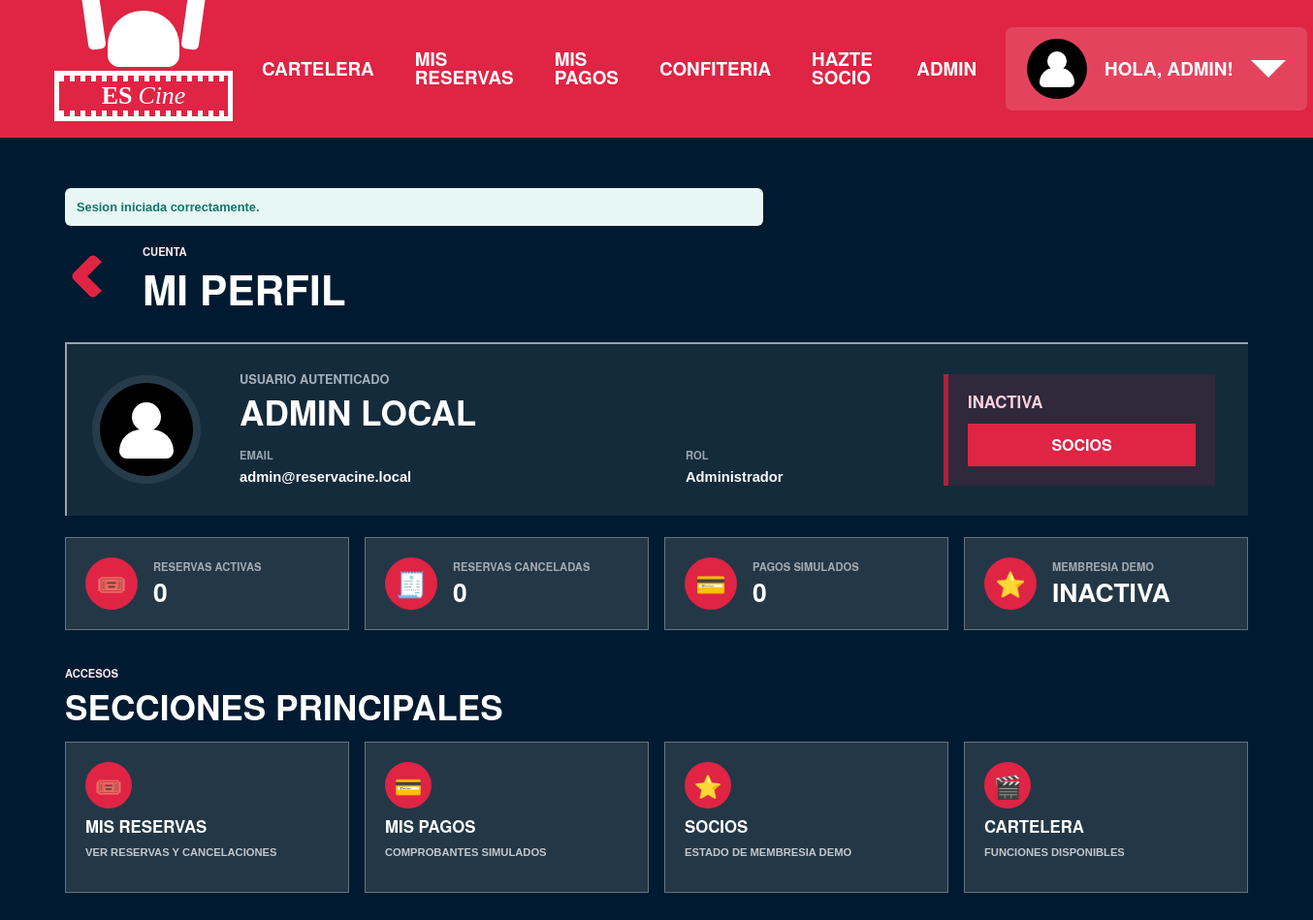
Screenshot of /index.php?page=profile (signed in) with the database file from the repository.
### tables this page shows
CREATE TABLE IF NOT EXISTS users (
    id INT UNSIGNED AUTO_INCREMENT PRIMARY KEY,
    name VARCHAR(120) NOT NULL,
    email VARCHAR(180) NOT NULL,
    password_hash VARCHAR(255) NOT NULL,
    role ENUM('admin', 'user') NOT NULL DEFAULT 'user',
    created_at TIMESTAMP NOT NULL DEFAULT CURRENT_TIMESTAMP,
    UNIQUE KEY uq_users_email (email),
    KEY idx_users_role (role),
    KEY idx_users_created_at (created_at)
);

### app/controllers/AuthController.php (called while the page is built, shortened)
<?php
require_once __DIR__ . '/../helpers/auth.php';
require_once __DIR__ . '/../helpers/security.php';
require_once __DIR__ . '/../models/Payment.php';
require_once __DIR__ . '/../models/Reservation.php';
require_once __DIR__ . '/../models/User.php';
require_once __DIR__ . '/../models/UserMembership.php';
function profile_role_label(string $role): string
{
    return match ($role) {
        'admin' => 'Administrador',
        'user' => 'Usuario',
        default => 'Sin rol',
    };
}
function member_demo_state_for_user_id(int $userId): array
{
    $state = [
        'membership' => null,
        'is_active' => false,
        'load_error' => false,
        'source' => 'db',
    ];
    try {
        $membership = user_membership_find_current($userId, USER_MEMBERSHIP_PLAN_DEMO);
        $state['membership'] = $membership;
        $state['is_active'] = user_membership_row_is_active($membership);
    } catch (Throwable $exception) {
        error_log($exception->getMessage());
        $state['load_error'] = true;
        $state['source'] = 'session';
        $state['is_active'] = is_member_demo_active();
    }
    return $state;
}
function member_demo_state_for_user(?array $user): array
{
    return member_demo_state_for_user_id((int) ($user['id'] ?? 0));
}
function member_demo_status_label(array $state): string
{
    $membership = is_array($state['membership'] ?? null) ? $state['membership'] : null;
    $status = (string) ($membership['status'] ?? '');
    return match ($status) {
        USER_MEMBERSHIP_STATUS_CANCELLED => 'Cancelada',
        USER_MEMBERSHIP_STATUS_EXPIRED => 'Expirada',
        USER_MEMBERSHIP_STATUS_ACTIVE => 'Expirada',
        default => 'Inactiva',
    };
}
function render_profile(): void
{
    $user = current_user();
    $profileUser = $user ?? [];
    $userId = (int) ($profileUser['id'] ?? 0);
    $messages = flash_get();
    $reservationSummary = null;
    $paymentCount = null;
    $reservationSummaryLoadError = false;
    $paymentSummaryLoadError = false;
    try {
        $freshUser = user_find_by_id($userId);
        if ($freshUser !== null) {
            $profileUser = $freshUser;
        }
    } catch (Throwable $exception) {
        error_log($exception->getMessage());
        $profileUserLoadError = true;
    }
    try {
        $reservationSummary = reservation_user_profile_summary($userId);
    } catch (Throwable $exception) {
        error_log($exception->getMessage());
        $reservationSummaryLoadError = true;
    }
    try {
        $paymentCount = payment_simulated_count_for_user($userId);
    } catch (Throwable $exception) {
        error_log($exception->getMessage());
        $paymentSummaryLoadError = true;
    }
    $memberDemoState = member_demo_state_for_user($profileUser);
    $memberDemoActive = (bool) ($memberDemoState['is_active'] ?? false);
    $memberDemoStatusLabel = member_demo_status_label($memberDemoState);
    $profileRoleLabel = profile_role_label((string) ($profileUser['role'] ?? ''));
    require __DIR__ . '/../views/profile.php';
}

### app/helpers/security.php (called while the page is built, shortened)
<?php
if (!function_exists('e')) {
    function e(mixed $value): string
    {
        return htmlspecialchars((string) $value, ENT_QUOTES | ENT_SUBSTITUTE, 'UTF-8');
    }
}

### app/helpers/auth.php (called while the page is built, shortened)
<?php
require_once __DIR__ . '/session.php';
function current_user(): ?array
{
    $user = $_SESSION[AUTH_SESSION_KEY] ?? null;
    return is_array($user) ? $user : null;
}

### app/helpers/database.php (called while the page is built, shortened)
<?php
function db_config(): array
{
    static $config = null;
    if ($config === null) {
        $loaded = require __DIR__ . '/../../config/database.php';
        $config = $loaded;
    }
    return $config;
}
function db_dsn(?array $config = null): string
{
    $config ??= db_config();
    return sprintf(
        'mysql:host=%s;dbname=%s;charset=%s',
        $config['host'],
        $config['database'],
        $config['charset'] ?? 'utf8mb4'
    );
}
function db(): PDO
{
    static $pdo = null;
    if ($pdo === null) {
        $config = db_config();
        $pdo = new PDO(
            db_dsn($config),
            $config['username'],
            $config['password'],
            $config['options'] ?? []
        );
    }
    return $pdo;
}
function db_fetch_one(string $sql, array $params = []): ?array
{
    $statement = db()->prepare($sql);
    $statement->execute($params);
    $row = $statement->fetch();
    return $row === false ? null : $row;
}

### app/models/User.php (called while the page is built, shortened)
<?php
require_once __DIR__ . '/../helpers/database.php';
function user_find_by_id(int $id): ?array
{
    return db_fetch_one(
        'SELECT id, name, email, role
         FROM users
         WHERE id = :id
         LIMIT 1',
        ['id' => $id]
    );
}

### app/helpers/session.php (called while the page is built, shortened)
<?php
function flash_get(): array
{
    $messages = $_SESSION['_flash'] ?? [];
    return is_array($messages) ? $messages : [];
}

### app/models/UserMembership.php (called while the page is built, shortened)
<?php
require_once __DIR__ . '/../helpers/database.php';
function user_membership_find_current(int $userId, string $planCode = USER_MEMBERSHIP_PLAN_DEMO): ?array
{
    return db_fetch_one(
        'SELECT
            id,
            user_id,
            plan_code,
            status,
            payment_id,
            activated_at,
            expires_at,
            created_at,
            updated_at
         FROM user_memberships
         WHERE user_id = :user_id
           AND plan_code = :plan_code
         LIMIT 1',
        [
            'user_id' => $userId,
            'plan_code' => user_membership_plan_code($planCode),
        ]
    );
}
function user_membership_row_is_active(?array $membership): bool
{
    if ($membership === null || (string) ($membership['status'] ?? '') !== USER_MEMBERSHIP_STATUS_ACTIVE) {
        return false;
    }
}
function user_membership_plan_code(string $planCode): string
{
    $normalizedPlanCode = strtolower(trim($planCode));
    return $normalizedPlanCode;
}

### app/models/Reservation.php (called while the page is built, shortened)
<?php
require_once __DIR__ . '/../helpers/database.php';
require_once __DIR__ . '/Payment.php';
function reservation_user_profile_summary(int $userId): array
{
    $row = db_fetch_one(
        'SELECT
            COALESCE(SUM(CASE WHEN status IN (:status_pending, :status_confirmed) THEN 1 ELSE 0 END), 0) AS active_count,
            COALESCE(SUM(CASE WHEN status = :status_cancelled THEN 1 ELSE 0 END), 0) AS cancelled_count
         FROM reservations
         WHERE user_id = :user_id',
        [
            'status_pending' => 'pending',
            'status_confirmed' => 'confirmed',
            'status_cancelled' => 'cancelled',
            'user_id' => $userId,
        ]
    );
    return [
        'active_count' => (int) ($row['active_count'] ?? 0),
        'cancelled_count' => (int) ($row['cancelled_count'] ?? 0),
    ];
}

### app/models/Payment.php (called while the page is built, shortened)
<?php
require_once __DIR__ . '/../helpers/database.php';
function payment_simulated_count_for_user(int $userId): int
{
    $row = db_fetch_one(
        'SELECT COUNT(*) AS payment_count
         FROM payments
         WHERE user_id = :user_id
           AND status = :status',
        [
            'user_id' => $userId,
            'status' => PAYMENT_STATUS_SIMULATED_PAID,
        ]
    );
    return (int) ($row['payment_count'] ?? 0);
}

### app/views/profile.php (the view, shortened to what this page needs)
<?php
$profileName = trim((string) ($profileUser['name'] ?? ''));
$profileEmail = trim((string) ($profileUser['email'] ?? ''));
$activeReservations = is_array($reservationSummary) ? (int) ($reservationSummary['active_count'] ?? 0) : null;
$cancelledReservations = is_array($reservationSummary) ? (int) ($reservationSummary['cancelled_count'] ?? 0) : null;
$memberDemoStatusLabel = trim((string) ($memberDemoStatusLabel ?? ($memberDemoActive ? 'Activa' : 'Inactiva')));
?>
<!doctype html>
<html lang="es">
<head>
    <link rel="stylesheet" href="assets/css/app.css">
</head>
<body class="app-screen profile-screen">
    <?php
    $activeNav = 'profile';
    $user = $profileUser;
    require __DIR__ . '/partials/header.php';
    ?>
    <main class="profile-shell">
        <?php if ($messages !== []): ?>
            <div class="page-messages cartelera-messages" aria-live="polite">
                <?php foreach ($messages as $message): ?>
                    <p class="notice notice-<?= e($message['type'] ?? 'info') ?>"><?= e($message['message'] ?? '') ?></p>
                <?php endforeach; ?>
            </div>
        <?php endif; ?>
        <div class="profile-heading">
            <a class="movie-back" href="index.php?page=cartelera" aria-label="Volver a cartelera">
                <span aria-hidden="true"></span>
            </a>
            <div>
                <p class="eyebrow">Cuenta</p>
                <h1>Mi perfil</h1>
            </div>
        </div>
        <section class="profile-identity" aria-labelledby="profile-name">
            <div class="profile-avatar-large" aria-hidden="true"></div>
            <div class="profile-identity-main">
                <p class="profile-kicker">Usuario autenticado</p>
                <h2 id="profile-name"><?= e($profileName !== '' ? $profileName : 'Usuario') ?></h2>
                <dl class="profile-account-details">
                    <div>
                        <dt>Email</dt>
                        <dd><?= e($profileEmail !== '' ? $profileEmail : 'No informado') ?></dd>
                    </div>
                    <div>
                        <dt>Rol</dt>
                        <dd><?= e($profileRoleLabel) ?></dd>
                    </div>
                </dl>
            </div>
            <div class="profile-member-state<?= $memberDemoActive ? ' is-active' : '' ?>">
                <span><?= e($memberDemoActive ? 'Socio demo activo' : $memberDemoStatusLabel) ?></span>
                <a href="index.php?page=socios">Socios</a>
            </div>
        </section>
        <section class="profile-stats" aria-label="Resumen del perfil">
            <article class="profile-stat-card">
                <span class="profile-stat-icon" aria-hidden="true">🎟️</span>
                <div>
                    <h2>Reservas activas</h2>
                    <p><?= $reservationSummaryLoadError ? 'No disponible' : e((string) ($activeReservations ?? 0)) ?></p>
                </div>
            </article>
            <article class="profile-stat-card">
                <span class="profile-stat-icon" aria-hidden="true">🧾</span>
                <div>
                    <h2>Reservas canceladas</h2>
                    <p><?= $reservationSummaryLoadError ? 'No disponible' : e((string) ($cancelledReservations ?? 0)) ?></p>
                </div>
            </article>
            <article class="profile-stat-card">
                <span class="profile-stat-icon" aria-hidden="true">💳</span>
                <div>
                    <h2>Pagos simulados</h2>
                    <p><?= $paymentSummaryLoadError ? 'No disponible' : e((string) ($paymentCount ?? 0)) ?></p>
                </div>
            </article>
            <article class="profile-stat-card">
                <span class="profile-stat-icon" aria-hidden="true">⭐</span>
                <div>
                    <h2>Membresia demo</h2>
                    <p><?= e($memberDemoStatusLabel) ?></p>
                </div>
            </article>
        </section>
        <section class="profile-links-section" aria-labelledby="profile-links-title">
            <div class="profile-section-heading">
                <p class="eyebrow">Accesos</p>
                <h2 id="profile-links-title">Secciones principales</h2>
            </div>
            <div class="profile-link-grid">
                <a class="profile-link-card" href="index.php?page=my_reservations">
                    <span aria-hidden="true">🎟️</span>
                    <strong>Mis reservas</strong>
                    <small>Ver reservas y cancelaciones</small>
                </a>
                <a class="profile-link-card" href="index.php?page=my_payments">
                    <span aria-hidden="true">💳</span>
                    <strong>Mis pagos</strong>
                    <small>Comprobantes simulados</small>
                </a>
                <a class="profile-link-card" href="index.php?page=socios">
                    <span aria-hidden="true">⭐</span>
                    <strong>Socios</strong>
                    <small>Estado de membresia demo</small>
                </a>
                <a class="profile-link-card" href="index.php?page=cartelera">
                    <span aria-hidden="true">🎬</span>
                    <strong>Cartelera</strong>
                    <small>Funciones disponibles</small>
                </a>
            </div>
        </section>
    </main>
</body>
</html>

### app/views/partials/header.php (shortened to what this page needs)
<?php
$headerUser = is_array($user ?? null) ? $user : null;
$activeNav = isset($activeNav) ? (string) $activeNav : '';
$isAuthenticated = $headerUser !== null;
$isAdmin = $isAuthenticated && ($headerUser['role'] ?? '') === 'admin';
$headerName = $isAuthenticated ? (string) ($headerUser['name'] ?? 'Usuario') : 'Usuario';
$headerFirstName = trim(explode(' ', $headerName)[0] ?? $headerName);
$navItems = [
    [
        'key' => 'cartelera',
        'label' => 'Cartelera',
        'href' => 'index.php?page=cartelera',
    ],
];
if ($isAuthenticated) {
    $navItems[] = [
        'key' => 'my_reservations',
        'label' => 'Mis reservas',
        'href' => 'index.php?page=my_reservations',
    ];
    $navItems[] = [
        'key' => 'my_payments',
        'label' => 'Mis pagos',
        'href' => 'index.php?page=my_payments',
    ];
    $navItems[] = [
        'key' => 'confiteria',
        'label' => 'Confiteria',
        'href' => 'index.php?page=confiteria',
    ];
    $navItems[] = [
        'key' => 'socios',
        'label' => 'Hazte socio',
        'href' => 'index.php?page=socios',
    ];
    if ($isAdmin) {
        $navItems[] = [
            'key' => 'admin',
            'label' => 'Admin',
            'href' => 'index.php?page=admin',
        ];
    }
} else {
    $navItems[] = [
        'key' => 'login',
        'label' => 'Iniciar sesion',
        'href' => 'index.php?page=login',
    ];
}
?>
<header class="topbar cinema-topbar">
    <a class="brand cinema-brand" href="index.php?page=cartelera" aria-label="ES Cine cartelera">
        <span class="brand-person" aria-hidden="true"></span>
        <span class="brand-film"><span>ES</span> <em>Cine</em></span>
    </a>
    <nav class="topnav cinema-nav" aria-label="Navegacion principal">
        <?php foreach ($navItems as $item): ?>
            <?php
            $isActive = $activeNav !== '' && $activeNav === $item['key'];
            $isDisabled = ($item['disabled'] ?? false) === true;
            $navClass = trim(($isActive ? 'is-active' : '') . ($isDisabled ? ' nav-placeholder' : ''));
            ?>
            <?php if ($isDisabled): ?>
                <span class="<?= e($navClass) ?>" aria-disabled="true"><?= e($item['label']) ?></span>
            <?php else: ?>
                <a class="<?= e($navClass) ?>" href="<?= e($item['href']) ?>"<?= $isActive ? ' aria-current="page"' : '' ?>>
                    <?= e($item['label']) ?>
                </a>
            <?php endif; ?>
        <?php endforeach; ?>
    </nav>
    <?php if ($isAuthenticated): ?>
        <div class="user-badge-group">
            <div class="user-menu">
                <button class="user-pill" type="button" aria-haspopup="true">
                    <span class="user-avatar" aria-hidden="true"></span>
                    <span>Hola, <?= e($headerFirstName !== '' ? $headerFirstName : 'Usuario') ?>!</span>
                    <span class="user-caret" aria-hidden="true"></span>
                </button>
            </div>
        </div>
    <?php endif; ?>
</header>

### rows the page displays
users: name "ADMIN", name "ADMIN LOCAL", email "admin@reservacine.local", role "Administrador"

### other values shown
$item['label'] "CARTELERA"
$item['label'] "MIS RESERVAS"
$item['label'] "MIS PAGOS"
$item['label'] "CONFITERIA"
$item['label'] "HAZTE SOCIO"
$item['label'] "ADMIN"
$message['message'] "Sesion iniciada correctamente."
$memberDemoActive ? 'Socio demo activo' : $memberDemoStatusLabel "INACTIVA"
$activeReservations "0"
$cancelledReservations "0"
$paymentCount "0"
$memberDemoStatusLabel "INACTIVA"
